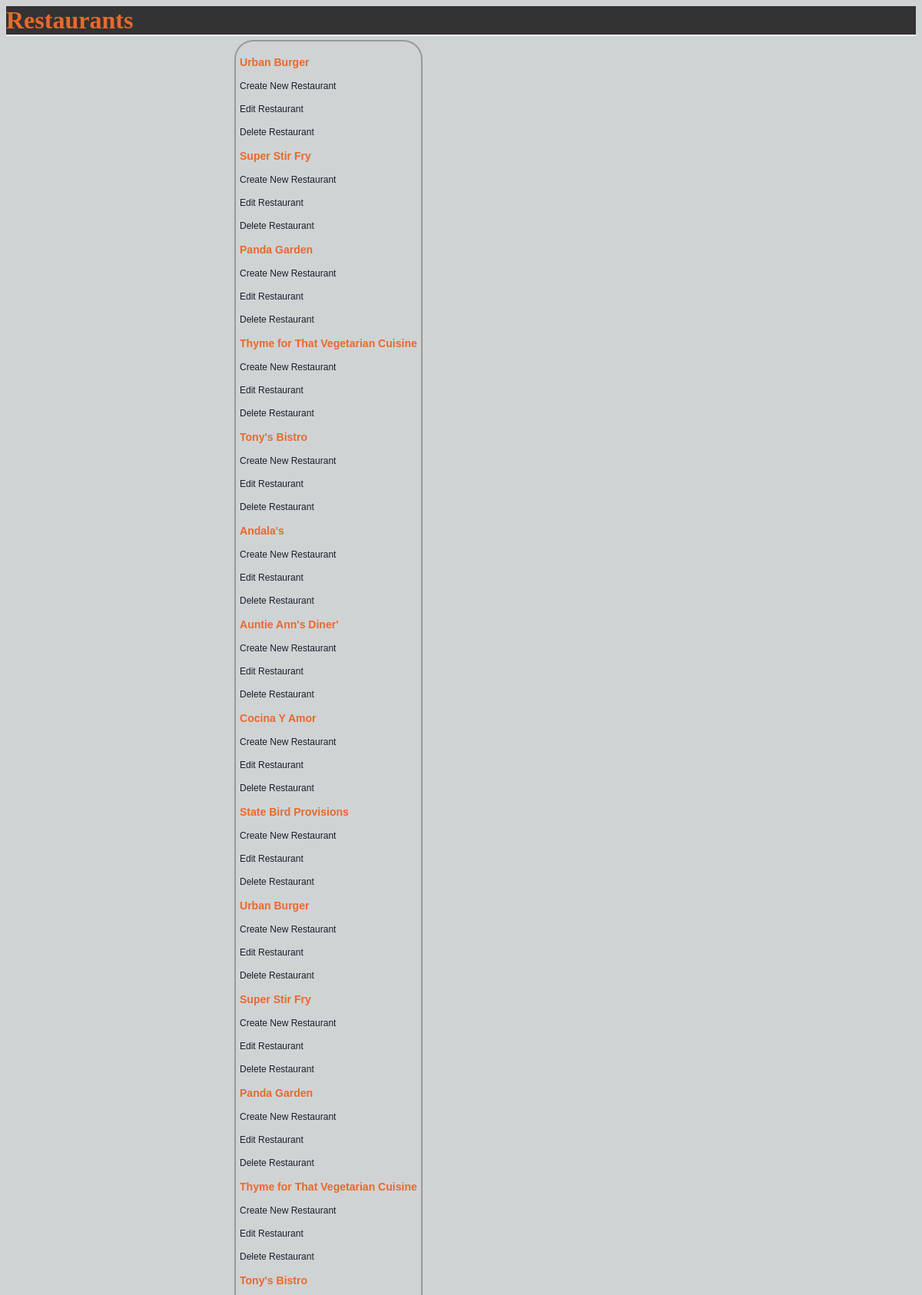
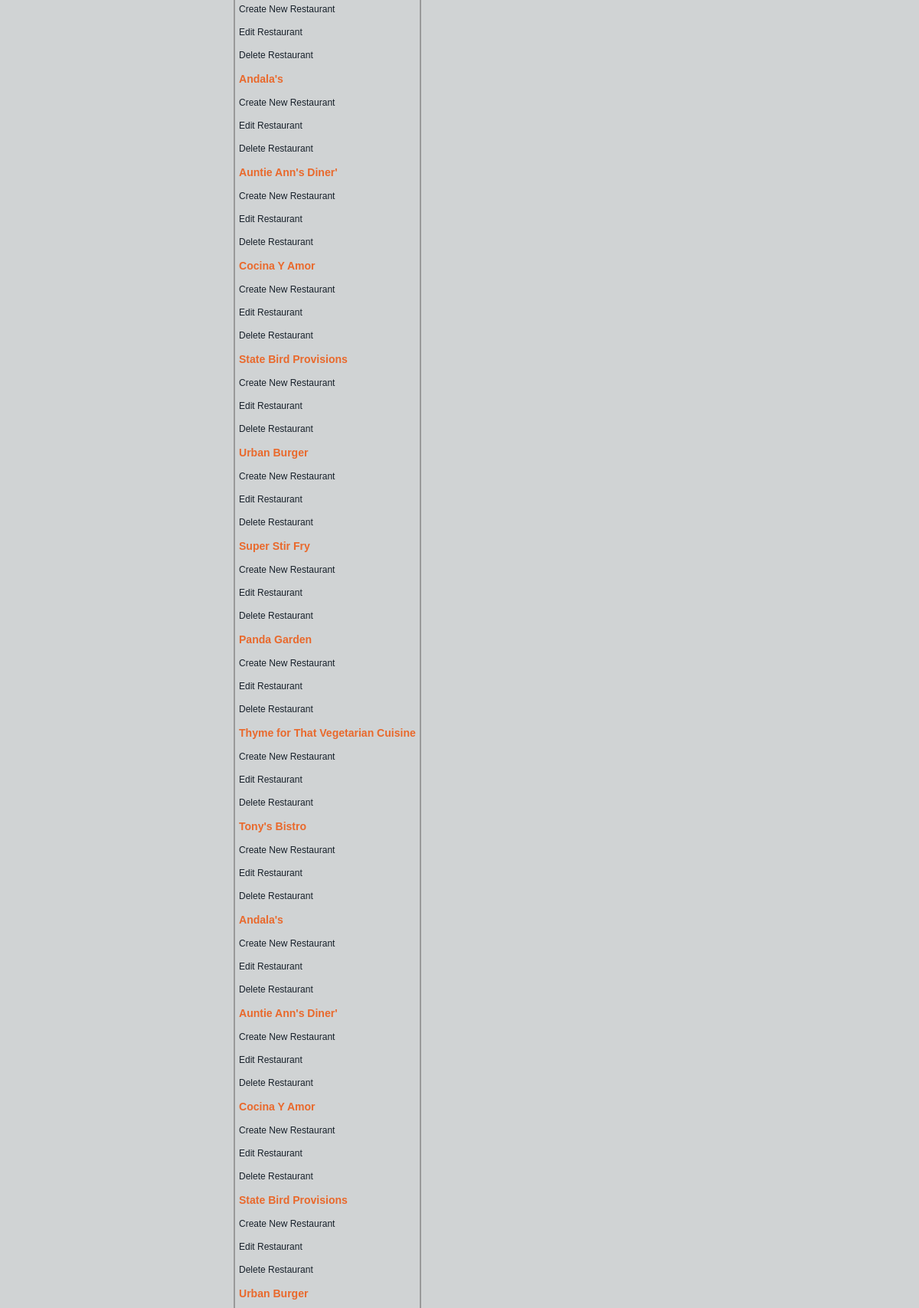
The app's page /restaurants (upper part) with its own data (2 pictures, top to bottom).
### database_setup.py (models this page shows, shortened)
class Restaurant(Base):
    __tablename__ = 'restaurant'
    name = Column(String(80), nullable = False)
    id = Column(Integer, primary_key = True)

### o5_project.py (the view)
@app.route('/restaurants')
def showRestaurants():
	restaurants = session.query(Restaurant).all()
	return render_template('restaurants.html', restaurants = restaurants)# since

### templates/restaurants.html (shortened to what this page needs)
<html>
<head>
	<link rel=stylesheet type=text/css href="{{ url_for('static', filename='styles.css') }}">
	</head>
<body>
	<header>
		<h1>Restaurants</h1>
	</header>
	<div class = 'pane'>
		{% for restaurant in restaurants %}
		<a href = "{{url_for('restaurantMenu', restaurant_id = restaurant.id)}}"> <h3>{{restaurant.name}}</h3></a>
		<p> <a href = "{{url_for('newRestaurant')}}">Create New Restaurant</a>
		<p><a href = "{{url_for('editRestaurant', restaurant_id = restaurant.id)}}">Edit Restaurant</a></p>
		<p> <a href = "{{url_for('deleteRestaurant', restaurant_id = restaurant.id)}}">Delete Restaurant</a> </p>
	{% endfor %}
	</div>
</body>
</html>

### static/styles.css (style rules this page uses)
body { font-family: sans-serif; background-color: #d0d3d4; }
h1, h2, h3, h4 { color: #e9692c; }
h1, h2 { font-family: 'georgia', serif; margin: 0; }
h1 { border-bottom: 2px solid #eee; background-color: #333333; }
p, dd, dt { color: #17202a; }
a { text-decoration: none; color: #17202a; font-size: .75em; }
.pane { position: absolute; left: 25%; border: 2px solid; border-radius: 25px; padding: 5px; margin: 5px; border-color: #999999; background-color: #d0d3d4; }

### records on screen
Restaurant: name "Urban Burger"
Restaurant: name "Super Stir Fry"
Restaurant: name "Panda Garden"
Restaurant: name "Thyme for That Vegetarian Cuisine"
Restaurant: name "Tony's Bistro"
Restaurant: name "Andala's"
Restaurant: name "Auntie Ann's Diner'"
Restaurant: name "Cocina Y Amor"
Restaurant: name "State Bird Provisions"
Restaurant: name "Urban Burger"
Restaurant: name "Super Stir Fry"
Restaurant: name "Panda Garden"
Restaurant: name "Thyme for That Vegetarian Cuisine"
Restaurant: name "Tony's Bistro"
Restaurant: name "Andala's"
Restaurant: name "Auntie Ann's Diner'"
Restaurant: name "Cocina Y Amor"
Restaurant: name "State Bird Provisions"
Restaurant: name "Urban Burger"
Restaurant: name "Super Stir Fry"
Restaurant: name "Panda Garden"
Restaurant: name "Thyme for That Vegetarian Cuisine"
Restaurant: name "Tony's Bistro"
Restaurant: name "Andala's"
Restaurant: name "Auntie Ann's Diner'"
Restaurant: name "Cocina Y Amor"
Restaurant: name "State Bird Provisions"
Restaurant: name "Urban Burger"
